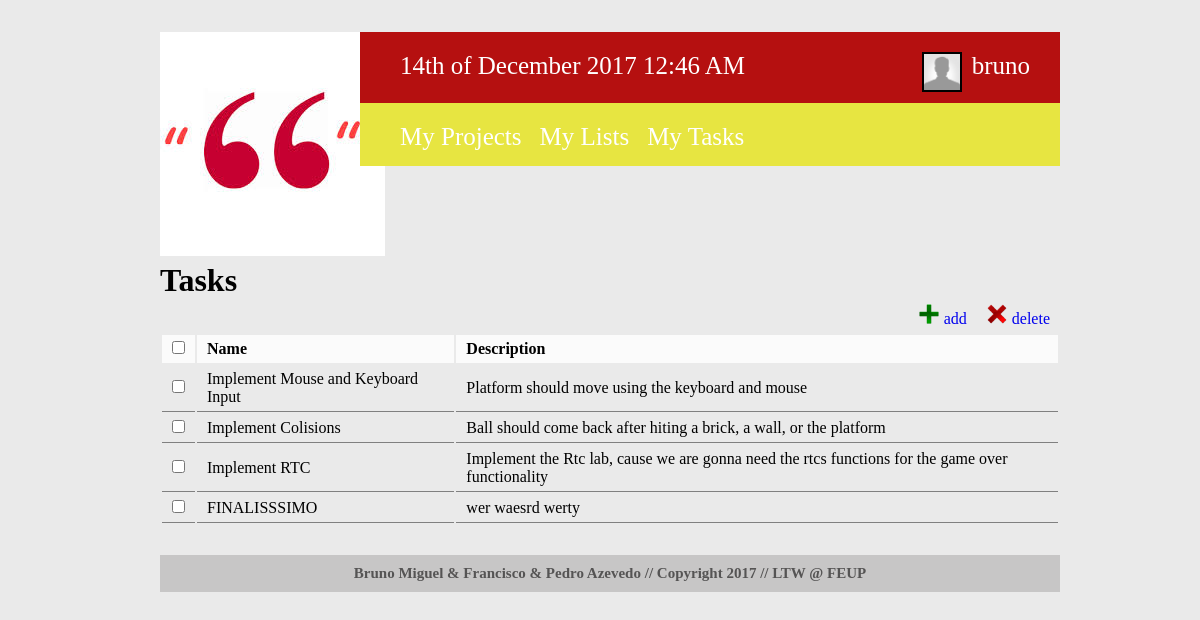
Page /tasks.php?id=2 (signed in) on the committed database.
### tables this page shows
CREATE TABLE taskLists (
  task_id INTEGER REFERENCES tasks,
  list_id INTEGER REFERENCES lists,
  
  PRIMARY KEY (task_id, list_id)
);

CREATE TABLE tasks (
	task_id 			INTEGER PRIMARY KEY AUTOINCREMENT,
	task_name 			VARCHAR(50) NOT NULL,
	task_description	VARCHAR(500),
	task_completed		INTEGER NOT NULL, /*0 not completed 1 completed (false,true)*/
	limit_day			INTEGER NOT NULL,
	limit_month			INTEGER NOT NULL,
	limit_year			INTEGER NOT NULL
);

### tasks.php (called while the page is built, shortened)
<?php
$task_section = "tasks";
include_once('./templates/html_header.php');
include_once('./templates/html_tasks.php');
include_once('./templates/html_footer.php');
?>

### database/db.php (called while the page is built, shortened)
<?php
    class Database {
        private $database;
        public function __construct($sqlite_file_path) {
            try {
                $this->base_path = $_SERVER['SERVER_NAME'] . $_SERVER['PHP_SELF'];
                $this->database = new PDO('sqlite:' . $sqlite_file_path);
                $this->database->setAttribute(PDO::ATTR_ERRMODE, PDO::ERRMODE_EXCEPTION);
            }
            catch (PDOException $e) {
                echo 'Connection to database failed: ' . $e->getMessage();
            }
        }
		public function getTaskFromTaskId($task_id)
        {
            $statement = $this->database->prepare('SELECT * FROM tasks WHERE task_id= ?');
            $statement->execute(array($task_id));
            return $statement->fetch();
        }
        public function getTasksListsFromListsId($list_id)
        {
            $stmt = $this->database->prepare('SELECT * FROM taskLists WHERE list_id = ?');
            $stmt->execute(array($list_id));
            return $stmt->fetchAll();
        }
    }
?>

### templates/html_tasks.php (the view, shortened to what this page needs)
<?
include_once('./database/db.php');
$db = new Database('./database/helpo.db');
$taskLists = $db->getTasksListsFromListsId($_GET['id']);
?>
<div id="tasks">
<h1>Tasks</h1>
<div id="taskscontent">
    <a href="#"><div class="button" id="delete"><img src="./images/delete-icon.png"/>delete</div></a>
    <a href="#"><div class="button" id="add"><img src="./images/add-icon.png"/>add</div></a>
<form>
  <table class="list taskslist" id="<? echo $task_section; ?>table">
    <tr>
      <td><input class="checkboxcontrol" type="checkbox"/></td>
      <td>Name</td>
	  <td>Description</td>
    </tr><?
    foreach ($taskLists as $taskList) {
	  $task = $db->getTaskFromTaskId($taskList['task_id']);
      echo '<tr>';
      echo '<td><input id="' . $taskList['task_id'] . '" type="checkbox"/></td>';
      echo '<td><a id="' . $task['task_name'] . '" >' . $task['task_name'] .'</a></td>';
	  echo '<td><a id="' . $task['task_description'] . '">' . $task['task_description'] .'</a></td>';
      echo '</tr>';
    }
?></table>
</form>
</div>
</div>

### css/header.css (style rules this page uses)
* { margin: 0px; font-family: Trebuchet MS; }
body { width: 900px; margin: 2em 10em 3em 10em; background-color: #eaeaea; position: relative; }
.button img { height: 20px; margin-right: 5px; }
.button { float: right; padding: 0px 10px; padding-top: 5px; vertical-align: top; }
.list { width: 100%; float: left; margin-top: 5px; }
.list tr td { padding: 5px 10px; }
.list tr:first-child td { font-weight: bold; background-color: rgba(255, 255, 255, 0.8); }
.list tr:not(:first-child) td { border-bottom: 1px gray solid; }

### rows in the picture
tasklists: task.task_name "Implement Mouse and Keyboard Input", task.task_description "Platform should move using the keyboard and mouse"
tasklists: task.task_name "Implement Colisions", task.task_description "Ball should come back after hiting a brick, a wall, or the platform"
tasklists: task.task_name "Implement RTC", task.task_description "Implement the Rtc lab, cause we are gonna need the rtcs functions for the game over functionality"
tasklists: task.task_name "FINALISSSIMO", task.task_description "wer waesrd werty"

### other values in the picture
$_SESSION['username'] "bruno"
